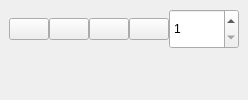
           <widget class="QStackedWidget" name="stackedWidget_2">
            <property name="enabled">
             <bool>true</bool>
            </property>
            <property name="currentIndex">
             <number>0</number>
            </property>
            <widget class="QWidget" name="buttonPages">
             <layout class="QVBoxLayout" name="verticalLayout_12">
              <property name="spacing">
               <number>0</number>
              </property>
              <property name="leftMargin">
               <number>0</number>
              </property>
              <property name="topMargin">
               <number>0</number>
              </property>
              <property name="rightMargin">
               <number>0</number>
              </property>
              <property name="bottomMargin">
               <number>0</number>
              </property>
              <item alignment="Qt::AlignTop">
               <widget class="QWidget" name="widget_8" native="true">
                <layout class="QHBoxLayout" name="horizontalLayout_14">
                 <item>
                  <widget class="QWidget" name="widget_10" native="true">
                   <layout class="QHBoxLayout" name="horizontalLayout_9">
                    <property name="spacing">
                     <number>0</number>
                    </property>
                    <property name="leftMargin">
                     <number>0</number>
                    </property>
                    <property name="topMargin">
                     <number>0</number>
                    </property>
                    <property name="rightMargin">
                     <number>0</number>
                    </property>
                    <property name="bottomMargin">
                     <number>0</number>
                    </property>
                    <item>
                     <widget class="QPushButton" name="backwardBtn">
                      <property name="text">
                       <string/>
                      </property>
                      <property name="icon">
                       <iconset resource="../../resources/resources.qrc">
                        <normaloff>:/resources/icons/arrow-left-circle.svg</normaloff>:/resources/icons/arrow-left-circle.svg</iconset>
                      </property>
                      <property name="iconSize">
                       <size>
                        <width>24</width>
                        <height>24</height>
                       </size>
                      </property>
                     </widget>
                    </item>
                    <item>
                     <widget class="QPushButton" name="stopBtn">
                      <property name="text">
                       <string/>
                      </property>
                      <property name="icon">
                       <iconset resource="../../resources/resources.qrc">
                        <normaloff>:/resources/icons/stop-circle.svg</normaloff>:/resources/icons/stop-circle.svg</iconset>
                      </property>
                      <property name="iconSize">
                       <size>
                        <width>24</width>
                        <height>24</height>
                       </size>
                      </property>
                     </widget>
                    </item>
                    <item>
                     <widget class="QPushButton" name="playBtn">
                      <property name="text">
                       <string/>
                      </property>
                      <property name="icon">
                       <iconset resource="../../resources/resources.qrc">
                        <normaloff>:/resources/icons/play-circle.svg</normaloff>:/resources/icons/play-circle.svg</iconset>
                      </property>
                      <property name="iconSize">
                       <size>
                        <width>24</width>
                        <height>24</height>
                       </size>
                      </property>
                     </widget>
                    </item>
                    <item>
                     <widget class="QPushButton" name="forwardBtn">
                      <property name="text">
                       <string/>
                      </property>
                      <property name="icon">
                       <iconset resource="../../resources/resources.qrc">
                        <normaloff>:/resources/icons/arrow-right-circle.svg</normaloff>:/resources/icons/arrow-right-circle.svg</iconset>
                      </property>
                      <property name="iconSize">
                       <size>
                        <width>24</width>
                        <height>24</height>
                       </size>
                      </property>
                     </widget>
                    </item>
                    <item>
                     <widget class="QSpinBox" name="speedSelector">
                      <property name="sizePolicy">
                       <sizepolicy hsizetype="Minimum" vsizetype="Minimum">
                        <horstretch>0</horstretch>
                        <verstretch>0</verstretch>
                       </sizepolicy>
                      </property>
                      <property name="minimumSize">
                       <size>
                        <width>70</width>
                        <height>40</height>
                       </size>
                      </property>
                      <property name="maximumSize">
                       <size>
                        <width>60</width>
                        <height>16777215</height>
                       </size>
                      </property>
                      <property name="minimum">
                       <number>1</number>
                      </property>
                      <property name="maximum">
                       <number>10</number>
                      </property>
                     </widget>
                    </item>
                   </layout>
                  </widget>
                 </item>
                </layout>
               </widget>
              </item>
             </layout>
            </widget>
            <widget class="QWidget" name="page_2"/>
           </widget>
